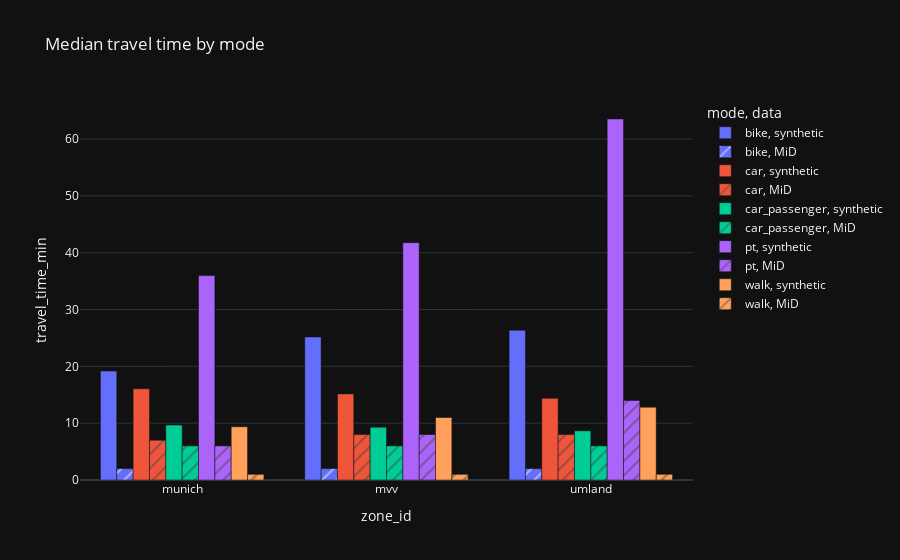

The notebook cell this image was saved under:
### Code cell
px.bar(
    df, x = "zone_id", y = "travel_time_min", pattern_shape = "data", barmode = "group",
    title = "Median travel time by mode", color = "mode"
)

### Figure 1 — Plotly figure (JSON) as saved in the notebook; plotly's stock layout.template omitted (floating-point values rounded to 4 significant figures)
{"data": [{"alignmentgroup": "True", "hovertemplate": "mode=bike<br>data=synthetic<br>zone_id=%{x}<br>travel_time_min=%{y}<extra></extra>", "legendgroup": "bike, synthetic", "marker": {"color": "#636efa", "pattern": {"shape": ""}}, "name": "bike, synthetic", "offsetgroup": "bike, synthetic", "orientation": "v", "showlegend": true, "textposition": "auto", "type": "bar", "x": ["munich", "mvv", "umland"], "xaxis": "x", "y": [19.18, 25.17, 26.37], "yaxis": "y"}, {"alignmentgroup": "True", "hovertemplate": "mode=bike<br>data=MiD<br>zone_id=%{x}<br>travel_time_min=%{y}<extra></extra>", "legendgroup": "bike, MiD", "marker": {"color": "#636efa", "pattern": {"shape": "/"}}, "name": "bike, MiD", "offsetgroup": "bike, MiD", "orientation": "v", "showlegend": true, "textposition": "auto", "type": "bar", "x": ["mvv", "munich", "umland"], "xaxis": "x", "y": [2, 2, 2], "yaxis": "y"}, {"alignmentgroup": "True", "hovertemplate": "mode=car<br>data=synthetic<br>zone_id=%{x}<br>travel_time_min=%{y}<extra></extra>", "legendgroup": "car, synthetic", "marker": {"color": "#EF553B", "pattern": {"shape": ""}}, "name": "car, synthetic", "offsetgroup": "car, synthetic", "orientation": "v", "showlegend": true, "textposition": "auto", "type": "bar", "x": ["munich", "mvv", "umland"], "xaxis": "x", "y": [16.05, 15.15, 14.37], "yaxis": "y"}, {"alignmentgroup": "True", "hovertemplate": "mode=car<br>data=MiD<br>zone_id=%{x}<br>travel_time_min=%{y}<extra></extra>", "legendgroup": "car, MiD", "marker": {"color": "#EF553B", "pattern": {"shape": "/"}}, "name": "car, MiD", "offsetgroup": "car, MiD", "orientation": "v", "showlegend": true, "textposition": "auto", "type": "bar", "x": ["mvv", "munich", "umland"], "xaxis": "x", "y": [8, 7, 8], "yaxis": "y"}, {"alignmentgroup": "True", "hovertemplate": "mode=car_passenger<br>data=synthetic<br>zone_id=%{x}<br>travel_time_min=%{y}<extra></extra>", "legendgroup": "car_passenger, synthetic", "marker": {"color": "#00cc96", "pattern": {"shape": ""}}, "name": "car_passenger, synthetic", "offsetgroup": "car_passenger, synthetic", "orientation": "v", "showlegend": true, "textposition": "auto", "type": "bar", "x": ["munich", "mvv", "umland"], "xaxis": "x", "y": [9.667, 9.283, 8.65], "yaxis": "y"}, {"alignmentgroup": "True", "hovertemplate": "mode=car_passenger<br>data=MiD<br>zone_id=%{x}<br>travel_time_min=%{y}<extra></extra>", "legendgroup": "car_passenger, MiD", "marker": {"color": "#00cc96", "pattern": {"shape": "/"}}, "name": "car_passenger, MiD", "offsetgroup": "car_passenger, MiD", "orientation": "v", "showlegend": true, "textposition": "auto", "type": "bar", "x": ["mvv", "munich", "umland"], "xaxis": "x", "y": [6, 6, 6], "yaxis": "y"}, {"alignmentgroup": "True", "hovertemplate": "mode=pt<br>data=synthetic<br>zone_id=%{x}<br>travel_time_min=%{y}<extra></extra>", "legendgroup": "pt, synthetic", "marker": {"color": "#ab63fa", "pattern": {"shape": ""}}, "name": "pt, synthetic", "offsetgroup": "pt, synthetic", "orientation": "v", "showlegend": true, "textposition": "auto", "type": "bar", "x": ["munich", "mvv", "umland"], "xaxis": "x", "y": [35.97, 41.77, 63.52], "yaxis": "y"}, {"alignmentgroup": "True", "hovertemplate": "mode=pt<br>data=MiD<br>zone_id=%{x}<br>travel_time_min=%{y}<extra></extra>", "legendgroup": "pt, MiD", "marker": {"color": "#ab63fa", "pattern": {"shape": "/"}}, "name": "pt, MiD", "offsetgroup": "pt, MiD", "orientation": "v", "showlegend": true, "textposition": "auto", "type": "bar", "x": ["mvv", "munich", "umland"], "xaxis": "x", "y": [8, 6, 14], "yaxis": "y"}, {"alignmentgroup": "True", "hovertemplate": "mode=walk<br>data=synthetic<br>zone_id=%{x}<br>travel_time_min=%{y}<extra></extra>", "legendgroup": "walk, synthetic", "marker": {"color": "#FFA15A", "pattern": {"shape": ""}}, "name": "walk, synthetic", "offsetgroup": "walk, synthetic", "orientation": "v", "showlegend": true, "textposition": "auto", "type": "bar", "x": ["munich", "mvv", "umland"], "xaxis": "x", "y": [9.367, 11, 12.82], "yaxis": "y"}, {"alignmentgroup": "True", "hovertemplate": "mode=walk<br>data=MiD<br>zone_id=%{x}<br>travel_time_min=%{y}<extra></extra>", "legendgroup": "walk, MiD", "marker": {"color": "#FFA15A", "pattern": {"shape": "/"}}, "name": "walk, MiD", "offsetgroup": "walk, MiD", "orientation": "v", "showlegend": true, "textposition": "auto", "type": "bar", "x": ["mvv", "munich", "umland"], "xaxis": "x", "y": [1, 1, 1], "yaxis": "y"}], "layout": {"barmode": "group", "legend": {"title": {"text": "mode, data"}, "tracegroupgap": 0}, "title": {"text": "Median travel time by mode"}, "xaxis": {"anchor": "y", "domain": [0, 1], "title": {"text": "zone_id"}}, "yaxis": {"anchor": "x", "domain": [0, 1], "title": {"text": "travel_time_min"}}}}
